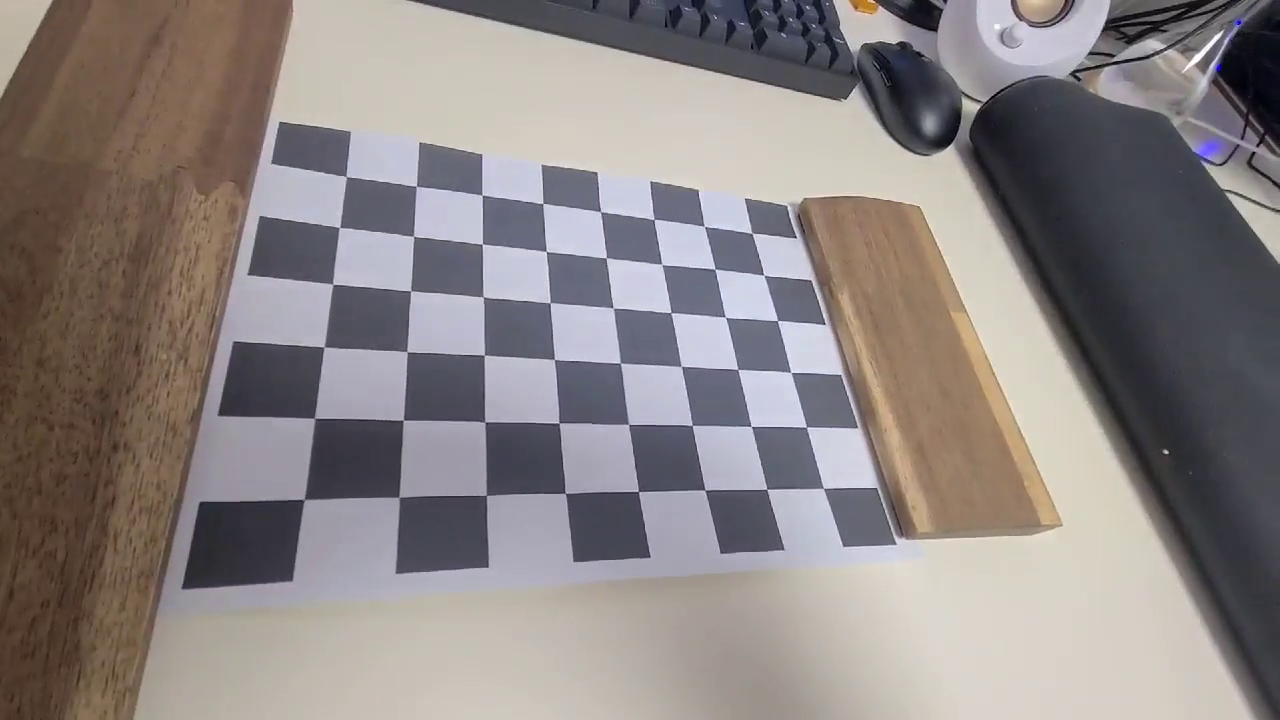
#> input picture frame 24 of data/chessboard.avi, 1280 x 720 px
$ python distortion.py
#> lines starting #> are read from the running program, lines starting #| are printed output that depends on the picture; after the words box and inside, x2 and y2 are one past the last pixel; in counts of white or black regions, pixels touching at a corner belong together
import numpy as np
import cv2 as cv

# The given video and calibration data
video_file = "data/chessboard.avi"
K = np.array(
    [
        [607.21421351, 0.0, 631.61705825],
        [0.0, 611.4314851, 376.7056395],
        [0.0, 0.0, 1.0],
    ]
)  # Derived from `calibrate_camera.py`
dist_coeff = np.array([0.01249517, -0.00812537, -0.00134196, -0.00195656, 0.00709386])

# Open a video
video = cv.VideoCapture(video_file)
assert video.isOpened(), "Cannot read the given input, " + video_file

# make a video
frame_width = int(video.get(cv.CAP_PROP_FRAME_WIDTH))
frame_height = int(video.get(cv.CAP_PROP_FRAME_HEIGHT))
fps = video.get(cv.CAP_PROP_FPS)
fourcc = cv.VideoWriter_fourcc(*'XVID')
out = cv.VideoWriter('data/output.avi', fourcc, fps, (frame_width, frame_height))

# Run distortion correction
show_rectify = True
map1, map2 = None, None
while True:
    # Read an image from the video
    valid, img = video.read()
#> img is the input picture: shape (720, 1280, 3); mean B, G, R 130.9, 132, 139.2
    if not valid:
        break

    # Rectify geometric distortion (Alternative: `cv.undistort()`)
    info = "Original"
    if show_rectify:
        if map1 is None or map2 is None:
            map1, map2 = cv.initUndistortRectifyMap(
                K, dist_coeff, None, None, (img.shape[1], img.shape[0]), cv.CV_32FC1
            )
        img = cv.remap(img, map1, map2, interpolation=cv.INTER_LINEAR)
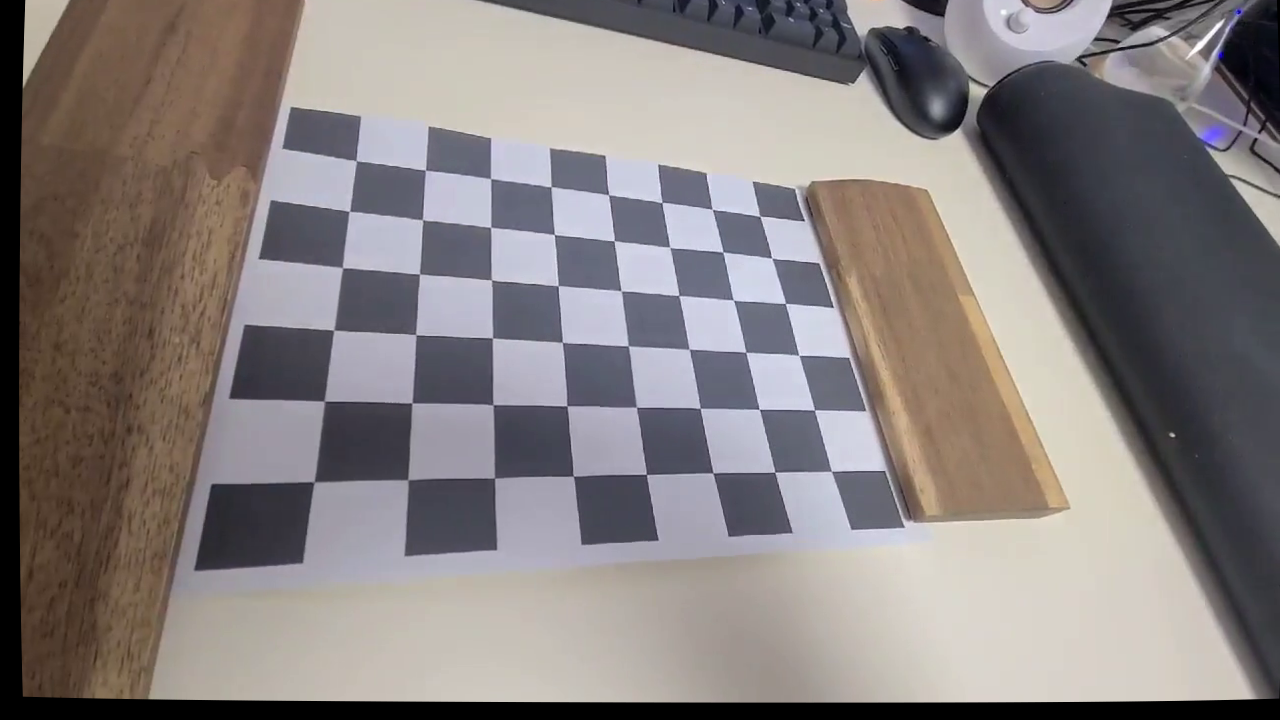
#> img: shape (720, 1280, 3); mean B, G, R 126.6, 127.5, 134.4
        info = "Rectified"
    cv.putText(img, info, (10, 25), cv.FONT_HERSHEY_DUPLEX, 0.6, (0, 255, 0))
#> img: shape (720, 1280, 3); 0.03% of pixels changed, all inside (x1, y1, x2, y2) = (12, 12, 91, 26)

    out.write(img)

    # Show the image and process the key event
    cv.imshow("Geometric Distortion Correction", img)
    key = cv.waitKey(10)
#> (key Esc is pressed here)
    if key == ord(" "):  # Space: Pause
        key = cv.waitKey()
    if key == 27:  # ESC: Exit
        break
    elif key == ord("\t"):  # Tab: Toggle the mode
        show_rectify = not show_rectify

video.release()
out.release()
cv.destroyAllWindows()

$ run again, starting later in the video
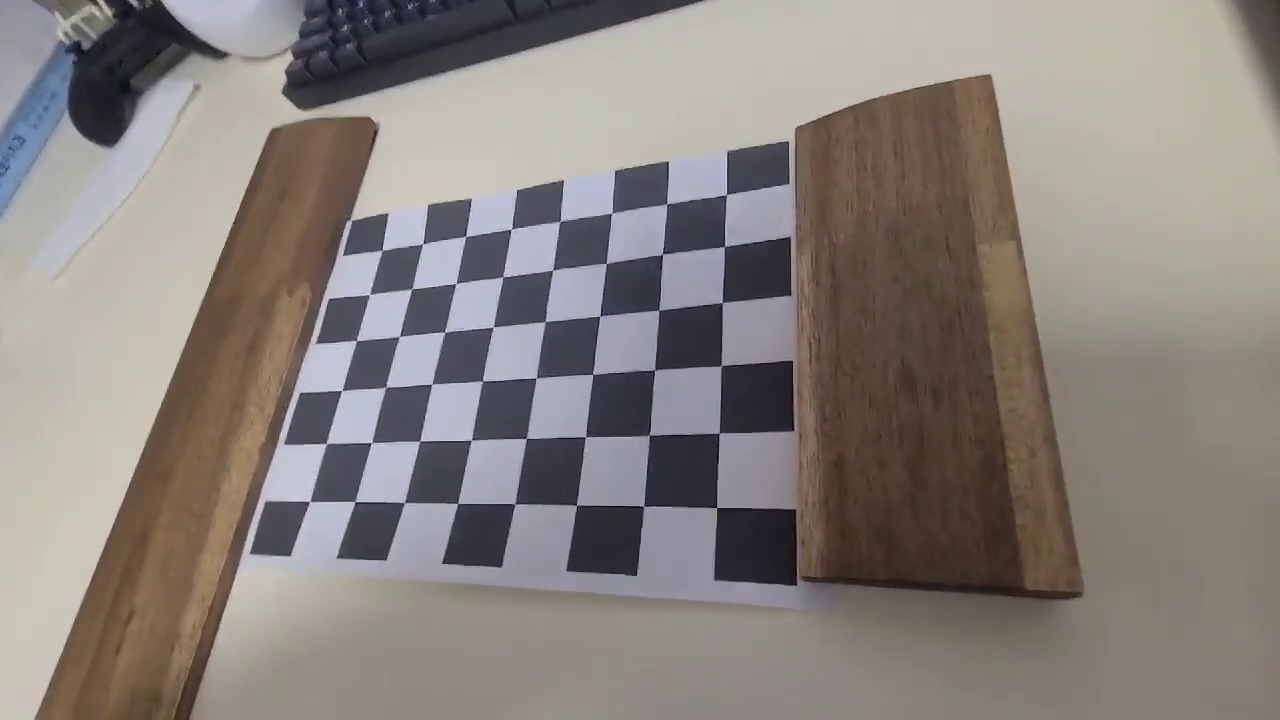
#> input picture frame 108 of data/chessboard.avi, 1280 x 720 px
#> img is the input picture: shape (720, 1280, 3); mean B, G, R 125.2, 129.5, 136.8
#> `img = cv.remap(img, map1, map2, interpolation=cv.INTER_LINEAR)`:
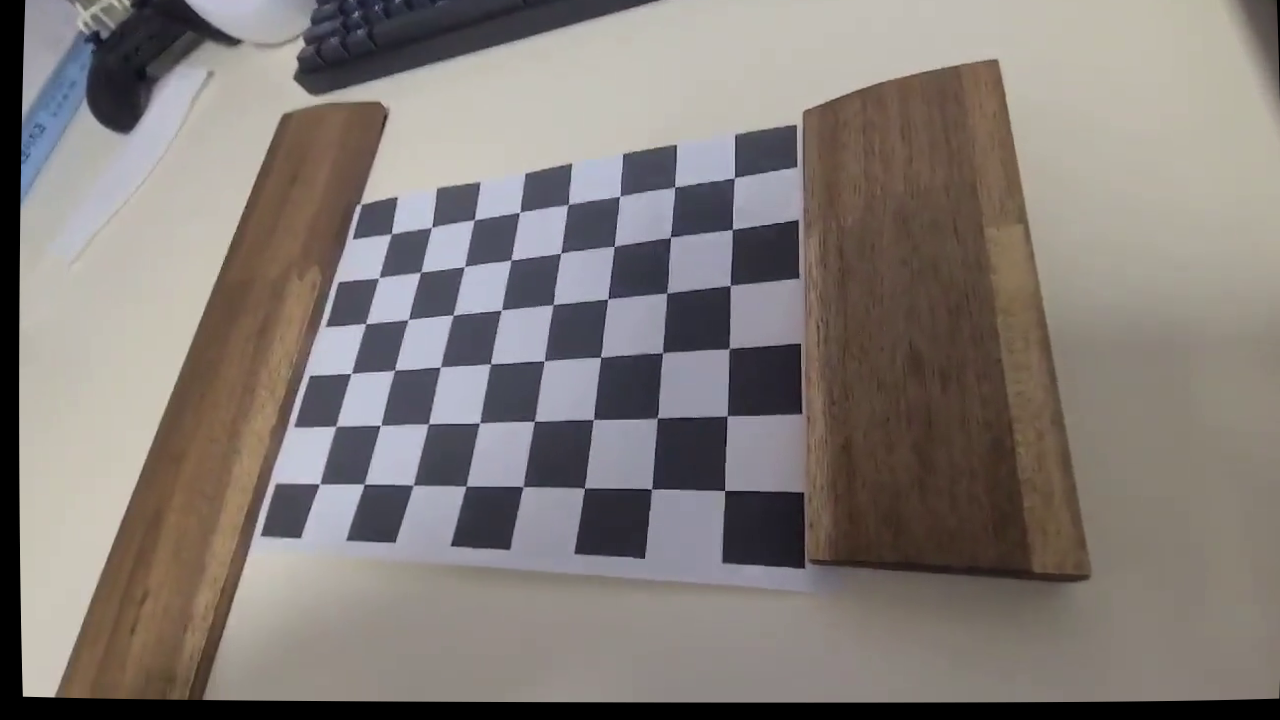
#> img: shape (720, 1280, 3); mean B, G, R 119.6, 123.7, 130.8

$ run again, starting later in the video
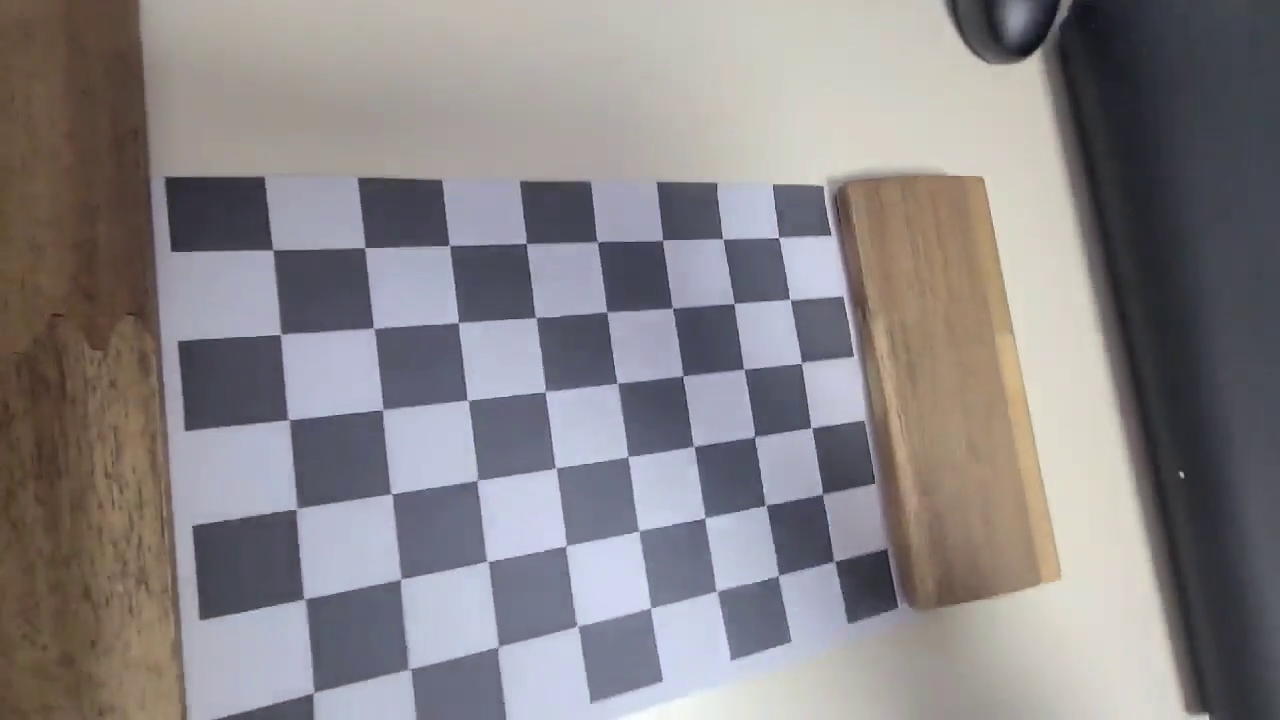
#> input picture frame 192 of data/chessboard.avi, 1280 x 720 px
#> img is the input picture: shape (720, 1280, 3); mean B, G, R 135, 132.9, 137.2
#> `img = cv.remap(img, map1, map2, interpolation=cv.INTER_LINEAR)`:
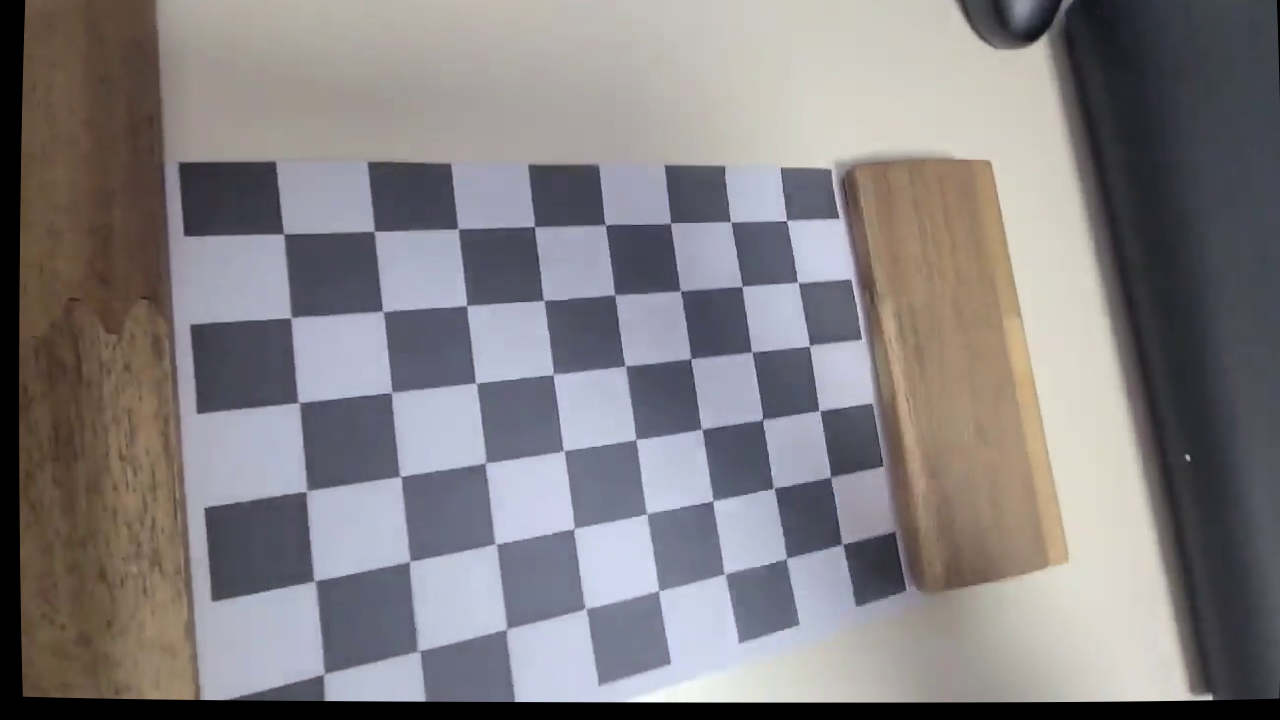
#> img: shape (720, 1280, 3); mean B, G, R 130, 127.7, 131.7
